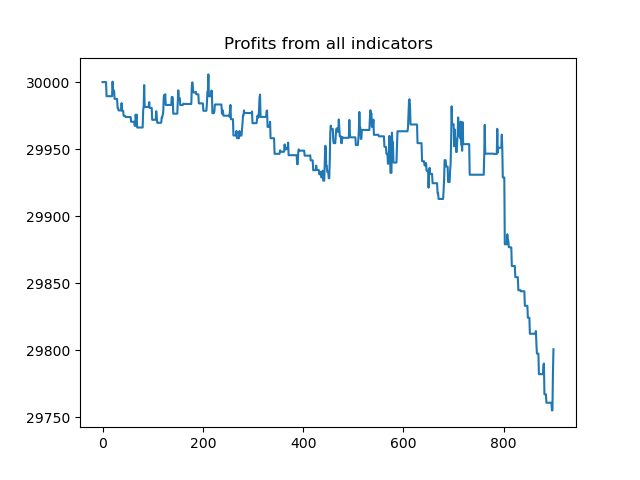

Python code for this plot:
import ccxt
import talib
import pandas as pd
import numpy as np
import time
import matplotlib.pyplot as plt

# Initialize the bot
exchange = ccxt.binance()
symbol = 'BTC/USDT'

# Test phase
# exchange.set_sandbox_mode(True)
api_key = open("api_key", "r")
exchange.apiKey = api_key.read()
api_key.close()
secret = open("secret", "r")
exchange.secret = secret.read()
secret.close()
# print(exchange.urls)

n_indicators = 10
aggression = 3  # Aggression variable from 1 to n_indicators/2

long = False
short = False

capital = 30000
bitcoins = 0

ohlcv = exchange.fetch_ohlcv(symbol, '1m', limit=1000)
df = pd.DataFrame(
    ohlcv, columns=['timestamp', 'open', 'high', 'low', 'close', 'volume'])

# Calculate indicators
df['macd'], df['macd_signal'], df['macd_hist'] = talib.MACD(
    df['close'], fastperiod=12, slowperiod=26, signalperiod=9)
df['rsi'] = talib.RSI(df['close'], timeperiod=14)
df['bollinger_upper'], df['bollinger_middle'], df['bollinger_lower'] = talib.BBANDS(
    df['close'], timeperiod=20)
df['stoch_k'], df['stoch_d'] = talib.STOCH(
    df['high'], df['low'], df['close'], fastk_period=14, slowk_period=3, slowd_period=3)
df['ema_12'] = talib.EMA(df['close'], timeperiod=12)
df['ema_26'] = talib.EMA(df['close'], timeperiod=26)
df['adx'] = talib.ADX(df['high'], df['low'], df['close'], timeperiod=14)
df['cci'] = talib.CCI(df['high'], df['low'], df['close'], timeperiod=14)
df['mfi'] = talib.MFI(df['high'], df['low'],
                      df['close'], df['volume'], timeperiod=14)
df['obv'] = talib.OBV(df['close'], df['volume'])
df['sar'] = talib.SAR(df['high'], df['low'],
                      acceleration=0.02, maximum=0.2)


def buy(i):
    global capital, bitcoins
    price = df["close"][i]
    capital -= price
    bitcoins += 1


def sell(i):
    global capital, bitcoins
    price = df["close"][i]
    capital += price
    bitcoins -= 1


profits = np.zeros(900)

# Define trading strategy
for i in range(100, 1000):
    if np.sum([(df['macd'][i] > df['macd_signal'][i]), (df['rsi'][i] > 50), (df['close'][i] > df['bollinger_middle'][i]), (df['stoch_k'][i] > df['stoch_d'][i]), (df['ema_12'][i] > df['ema_26'][i]), (df['adx'][i] > 25), (df['cci'][i] > 100), (df['mfi'][i] > 80), (df['obv'][i] > df['obv'][i-1]), (df['close'][i] > df['sar'][i])]) > n_indicators - aggression:
        # Buy signal
        if(not long):
            long = True
            short = False
            while (bitcoins < 1):
                # exchange.create_market_buy_order(symbol, 1)
                buy(i)
    elif np.sum([(df['macd'][i] < df['macd_signal'][i]), (df['rsi'][i] < 50), (df['close'][i] < df['bollinger_middle'][i]), (df['stoch_k'][i] < df['stoch_d'][i]), (df['ema_12'][i] < df['ema_26'][i]), (df['adx'][i] < 20), (df['cci'][i] < -100), (df['mfi'][i] < 20), (df['obv'][i] < df['obv'][i-1]), (df['close'][i] < df['sar'][i])]) > n_indicators - aggression:
        # Sell signal
        if (not short):
            long = False
            short = True
            while (bitcoins > -1):
                # exchange.create_market_sell_order(symbol, 1)
                sell(i)
    else:
        # Do nothing
        if (long):
            # exchange.create_market_sell_order(symbol, 1)
            sell(i)
        if (short):
            # exchange.create_market_buy_order(symbol, 1)
            buy(i)
        long = False
        short = False
        pass
    profits[i-100] = capital + df["close"][i]*bitcoins

plt.plot(profits)
plt.title("Profits from all indicators")
plt.show()
